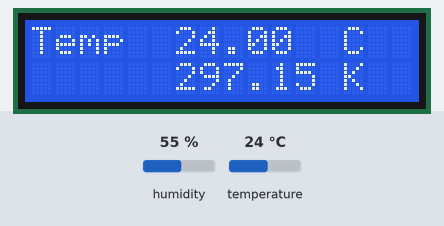
This sketch was run on a simulated Arduino Uno, built with avr-gcc and run on an emulated ATmega328P. Shown: 16×2 character LCD. The test bench sets the inputs (shaded band); at power-on: temperature 24 °C, humidity 55 %.

Above: at 3.6 s.
3.7 s: temperature set to 12 °C
At 6.9 s:
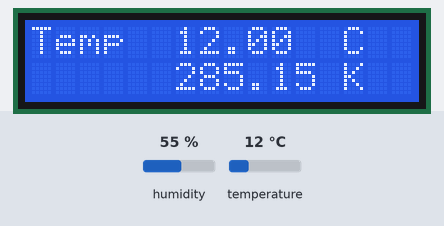
8.2 s: temperature set to 19 °C
At 10.4 s:
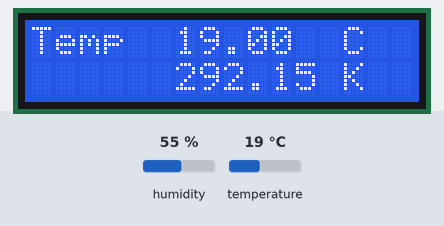
12.7 s: temperature set to 28 °C
At 16.2 s:
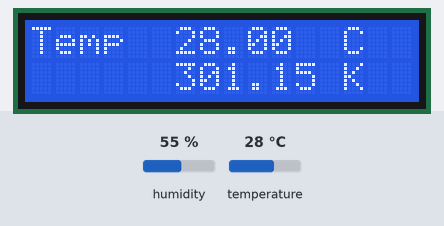
Timing chart, 0 to 17.7 s (numbered marks = the images above; inputs shaded):
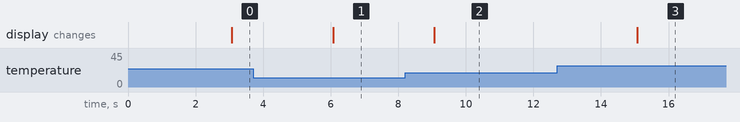

Measured:
- after the input at 3.7 s, the display: changes after 2.4 s (image 1)
- after the input at 8.2 s, the display: changes after 0.87 s (image 2)
- after the input at 12.7 s, the display: changes after 2.4 s (image 3)

The sketch:

Thermometer.ino
```cpp
#include <LiquidCrystal.h> // LCD display
#include <dht_nonblocking.h> // for DHT sensor
#define DHT_SENSOR_TYPE DHT_TYPE_11

//int tempPin = 0;
static const int DHT_SENSOR_PIN = 2;
DHT_nonblocking dht_sensor(DHT_SENSOR_PIN, DHT_SENSOR_TYPE);

//                BS E  D4 D5  D6  D7
LiquidCrystal lcd(7, 8, 9, 10, 11, 12);
void setup() {
  lcd.begin(16, 2); // setup for LCD
}

static bool measure_environment( float *temperature, float *humidity ) {
  static unsigned long measurement_timestamp = millis(); // get current time

  /* Measure once every three seconds. */
  /* the sensor takes a long time to change temperature/humidity
     so large temperature and humidity changes will take a few minutes to stablilize
  */

  if(millis() - measurement_timestamp > 3000ul) // "ul" for unsigned long
  {
    if(dht_sensor.measure(temperature, humidity) == true)
    {
      measurement_timestamp = millis(); // update the timestamp
      return(true);
    }
  }

  return(false);
}

void loop() {
  //int tempReading = analogRead(tempPin);
  float tempC = 0.0;
  float tempK = 0.0;
  float humidity_percent = 0.0;
  //double tempK = log(10000.0 * ((1024.0 / tempReading - 1)));
  //tempK = 1 / (0.001129148 + (0.000234125 + (0.0000000876741 * tempK * tempK )) * tempK );       //  Temp Kelvin
  //tempC = tempK - 273.15;            // Convert Kelvin to Celcius
  //float tempF = (tempC * 9.0)/ 5.0 + 32.0; // Convert Celcius to Fahrenheit
  /*  replaced
    float tempVolts = tempReading * 5.0 / 1024.0;
    float tempC = (tempVolts - 0.5) * 10.0;
    float tempF = tempC * 9.0 / 5.0 + 32.0;
  */

  if(measure_environment(&tempC, &humidity_percent)) {
    lcd.setCursor(0, 0);
    lcd.print("Temp         C  ");
    lcd.setCursor(6, 0);
    lcd.print(tempC);
    tempK = tempC + 273.15;
    lcd.setCursor(6, 1);
    lcd.print(tempK);
    lcd.print(" K");
  }
}
```
